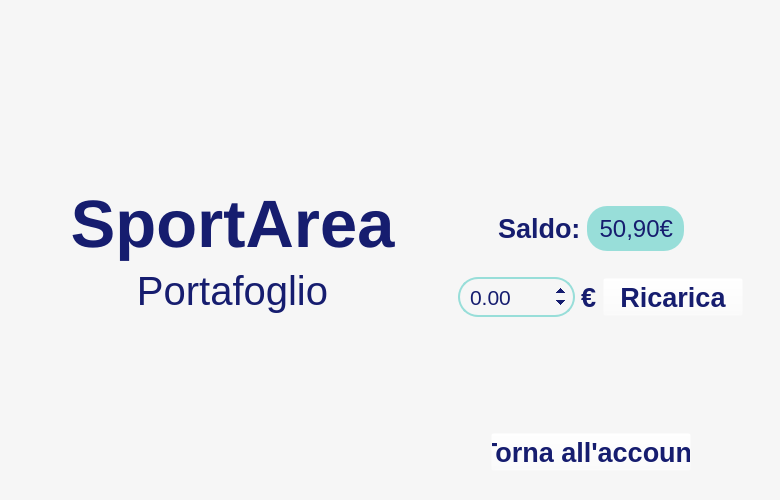
<?xml version="1.0" encoding="UTF-8"?>
<ui version="4.0">
 <class>MainWindow</class>
 <widget class="QMainWindow" name="MainWindow">
  <property name="geometry">
   <rect>
    <x>0</x>
    <y>0</y>
    <width>780</width>
    <height>500</height>
   </rect>
  </property>
  <property name="sizePolicy">
   <sizepolicy hsizetype="Preferred" vsizetype="Preferred">
    <horstretch>2</horstretch>
    <verstretch>0</verstretch>
   </sizepolicy>
  </property>
  <property name="font">
   <font>
    <family>Arial</family>
    <pointsize>16</pointsize>
   </font>
  </property>
  <property name="windowTitle">
   <string>Cliente</string>
  </property>
  <widget class="QWidget" name="centralwidget">
   <property name="minimumSize">
    <size>
     <width>780</width>
     <height>500</height>
    </size>
   </property>
   <layout class="QGridLayout" name="gridLayout">
    <property name="leftMargin">
     <number>0</number>
    </property>
    <property name="topMargin">
     <number>0</number>
    </property>
    <property name="rightMargin">
     <number>0</number>
    </property>
    <property name="bottomMargin">
     <number>0</number>
    </property>
    <item row="0" column="0">
     <widget class="QWidget" name="widget_2" native="true">
      <property name="minimumSize">
       <size>
        <width>780</width>
        <height>500</height>
       </size>
      </property>
      <property name="styleSheet">
       <string notr="true">background-color: rgb(246, 246, 246);</string>
      </property>
      <layout class="QHBoxLayout" name="horizontalLayout_5">
       <property name="leftMargin">
        <number>0</number>
       </property>
       <property name="topMargin">
        <number>0</number>
       </property>
       <property name="rightMargin">
        <number>0</number>
       </property>
       <property name="bottomMargin">
        <number>0</number>
       </property>
       <item>
        <spacer name="horizontalSpacer_5">
         <property name="orientation">
          <enum>Qt::Horizontal</enum>
         </property>
         <property name="sizeType">
          <enum>QSizePolicy::MinimumExpanding</enum>
         </property>
         <property name="sizeHint" stdset="0">
          <size>
           <width>70</width>
           <height>20</height>
          </size>
         </property>
        </spacer>
       </item>
       <item>
        <layout class="QVBoxLayout" name="verticalLayout_4">
         <item>
          <spacer name="verticalSpacer_4">
           <property name="orientation">
            <enum>Qt::Vertical</enum>
           </property>
           <property name="sizeType">
            <enum>QSizePolicy::Expanding</enum>
           </property>
           <property name="sizeHint" stdset="0">
            <size>
             <width>20</width>
             <height>40</height>
            </size>
           </property>
          </spacer>
         </item>
         <item>
          <widget class="QLabel" name="label_3">
           <property name="font">
            <font>
             <family>Arial</family>
             <pointsize>50</pointsize>
             <weight>75</weight>
             <bold>true</bold>
            </font>
           </property>
           <property name="styleSheet">
            <string notr="true">
color:rgb(22, 29, 111);</string>
           </property>
           <property name="text">
            <string>SportArea</string>
           </property>
           <property name="alignment">
            <set>Qt::AlignBottom|Qt::AlignHCenter</set>
           </property>
          </widget>
         </item>
         <item>
          <widget class="QLabel" name="label_4">
           <property name="font">
            <font>
             <family>Arial</family>
             <pointsize>30</pointsize>
            </font>
           </property>
           <property name="styleSheet">
            <string notr="true">
color:rgb(22, 29, 111);</string>
           </property>
           <property name="text">
            <string>Portafoglio</string>
           </property>
           <property name="alignment">
            <set>Qt::AlignHCenter|Qt::AlignTop</set>
           </property>
          </widget>
         </item>
         <item>
          <spacer name="verticalSpacer_5">
           <property name="orientation">
            <enum>Qt::Vertical</enum>
           </property>
           <property name="sizeHint" stdset="0">
            <size>
             <width>20</width>
             <height>40</height>
            </size>
           </property>
          </spacer>
         </item>
        </layout>
       </item>
       <item>
        <spacer name="horizontalSpacer_10">
         <property name="orientation">
          <enum>Qt::Horizontal</enum>
         </property>
         <property name="sizeType">
          <enum>QSizePolicy::Expanding</enum>
         </property>
         <property name="sizeHint" stdset="0">
          <size>
           <width>104</width>
           <height>20</height>
          </size>
         </property>
        </spacer>
       </item>
       <item>
        <layout class="QVBoxLayout" name="verticalLayout_3">
         <item>
          <spacer name="verticalSpacer">
           <property name="orientation">
            <enum>Qt::Vertical</enum>
           </property>
           <property name="sizeType">
            <enum>QSizePolicy::MinimumExpanding</enum>
           </property>
           <property name="sizeHint" stdset="0">
            <size>
             <width>28</width>
             <height>50</height>
            </size>
           </property>
          </spacer>
         </item>
         <item>
          <widget class="QWidget" name="widget_4" native="true">
           <layout class="QVBoxLayout" name="verticalLayout">
            <item>
             <layout class="QHBoxLayout" name="horizontalLayout_4">
              <item>
               <spacer name="horizontalSpacer_4">
                <property name="orientation">
                 <enum>Qt::Horizontal</enum>
                </property>
                <property name="sizeHint" stdset="0">
                 <size>
                  <width>40</width>
                  <height>20</height>
                 </size>
                </property>
               </spacer>
              </item>
              <item>
               <widget class="QLabel" name="label">
                <property name="font">
                 <font>
                  <family>Arial</family>
                  <pointsize>20</pointsize>
                  <weight>75</weight>
                  <bold>true</bold>
                 </font>
                </property>
                <property name="styleSheet">
                 <string notr="true">color:rgb(22, 29, 111);</string>
                </property>
                <property name="text">
                 <string>Saldo:</string>
                </property>
               </widget>
              </item>
              <item>
               <widget class="QLabel" name="label_saldo">
                <property name="minimumSize">
                 <size>
                  <width>0</width>
                  <height>45</height>
                 </size>
                </property>
                <property name="font">
                 <font>
                  <family>Arial</family>
                  <pointsize>18</pointsize>
                 </font>
                </property>
                <property name="styleSheet">
                 <string notr="true">color:rgb(22, 29, 111);
background-color:rgb(152, 222, 217);
border-radius:20px;
padding:5px;</string>
                </property>
                <property name="text">
                 <string>50,90€</string>
                </property>
                <property name="alignment">
                 <set>Qt::AlignRight|Qt::AlignTrailing|Qt::AlignVCenter</set>
                </property>
               </widget>
              </item>
              <item>
               <spacer name="horizontalSpacer_7">
                <property name="orientation">
                 <enum>Qt::Horizontal</enum>
                </property>
                <property name="sizeHint" stdset="0">
                 <size>
                  <width>40</width>
                  <height>20</height>
                 </size>
                </property>
               </spacer>
              </item>
             </layout>
            </item>
            <item>
             <spacer name="verticalSpacer_6">
              <property name="orientation">
               <enum>Qt::Vertical</enum>
              </property>
              <property name="sizeType">
               <enum>QSizePolicy::Minimum</enum>
              </property>
              <property name="sizeHint" stdset="0">
               <size>
                <width>20</width>
                <height>20</height>
               </size>
              </property>
             </spacer>
            </item>
            <item>
             <layout class="QHBoxLayout" name="horizontalLayout_2">
              <item>
               <spacer name="horizontalSpacer_8">
                <property name="orientation">
                 <enum>Qt::Horizontal</enum>
                </property>
                <property name="sizeType">
                 <enum>QSizePolicy::Fixed</enum>
                </property>
                <property name="sizeHint" stdset="0">
                 <size>
                  <width>20</width>
                  <height>20</height>
                 </size>
                </property>
               </spacer>
              </item>
              <item>
               <widget class="QDoubleSpinBox" name="doubleSpinBox_ricarica">
                <property name="font">
                 <font>
                  <family>Arial</family>
                  <pointsize>16</pointsize>
                 </font>
                </property>
                <property name="styleSheet">
                 <string notr="true">QDoubleSpinBox
{
border:2px solid rgb(152, 222, 217);
color:rgb(22, 29, 111);
background-color:rgba(255, 255, 255, 0);
padding:8px;
border-radius: 20px;
height:20px;
}
QDoubleSpinBox:up-button
{
width: 15px; 
height: 15px;
padding:5px;
}
QDoubleSpinBox:down-button
{
width: 15px; 
height: 15px;
padding:5px;
}

</string>
                </property>
                <property name="maximum">
                 <double>999.000000000000000</double>
                </property>
               </widget>
              </item>
              <item>
               <widget class="QLabel" name="label_5">
                <property name="font">
                 <font>
                  <family>Arial</family>
                  <pointsize>20</pointsize>
                  <weight>75</weight>
                  <bold>true</bold>
                 </font>
                </property>
                <property name="styleSheet">
                 <string notr="true">color:rgb(22, 29, 111);</string>
                </property>
                <property name="text">
                 <string>€</string>
                </property>
               </widget>
              </item>
              <item>
               <spacer name="horizontalSpacer_3">
                <property name="orientation">
                 <enum>Qt::Horizontal</enum>
                </property>
                <property name="sizeHint" stdset="0">
                 <size>
                  <width>18</width>
                  <height>20</height>
                 </size>
                </property>
               </spacer>
              </item>
              <item>
               <widget class="QPushButton" name="pushButton_ricarica">
                <property name="minimumSize">
                 <size>
                  <width>140</width>
                  <height>0</height>
                 </size>
                </property>
                <property name="font">
                 <font>
                  <family>Arial</family>
                  <pointsize>20</pointsize>
                  <weight>75</weight>
                  <bold>true</bold>
                 </font>
                </property>
                <property name="styleSheet">
                 <string notr="true">QPushButton
{

background-color: rgba(255, 255, 255, 0);
color:rgb(22, 29, 111);
height:30px;
width:55px;
}
QPushButton:hover
{
text-decoration: underline solid;
background-color: rgba(255, 255, 255, 0);
color: rgb(152, 222, 217);
height:30px;
width:55px;
}
QPushButton:pressed
{

color:rgb(22, 29, 111);
height:30px;
width:55px;
}

</string>
                </property>
                <property name="text">
                 <string>Ricarica</string>
                </property>
                <property name="icon">
                 <iconset>
                  <normaloff>icons/coin.png</normaloff>icons/coin.png</iconset>
                </property>
                <property name="iconSize">
                 <size>
                  <width>20</width>
                  <height>20</height>
                 </size>
                </property>
               </widget>
              </item>
             </layout>
            </item>
            <item>
             <spacer name="verticalSpacer_3">
              <property name="orientation">
               <enum>Qt::Vertical</enum>
              </property>
              <property name="sizeType">
               <enum>QSizePolicy::MinimumExpanding</enum>
              </property>
              <property name="sizeHint" stdset="0">
               <size>
                <width>20</width>
                <height>110</height>
               </size>
              </property>
             </spacer>
            </item>
            <item>
             <layout class="QHBoxLayout" name="horizontalLayout">
              <item>
               <spacer name="horizontalSpacer">
                <property name="orientation">
                 <enum>Qt::Horizontal</enum>
                </property>
                <property name="sizeType">
                 <enum>QSizePolicy::MinimumExpanding</enum>
                </property>
                <property name="sizeHint" stdset="0">
                 <size>
                  <width>40</width>
                  <height>20</height>
                 </size>
                </property>
               </spacer>
              </item>
              <item>
               <widget class="QPushButton" name="pushButton_back">
                <property name="minimumSize">
                 <size>
                  <width>200</width>
                  <height>0</height>
                 </size>
                </property>
                <property name="maximumSize">
                 <size>
                  <width>100</width>
                  <height>16777215</height>
                 </size>
                </property>
                <property name="font">
                 <font>
                  <family>Arial</family>
                  <pointsize>20</pointsize>
                  <weight>75</weight>
                  <bold>true</bold>
                 </font>
                </property>
                <property name="styleSheet">
                 <string notr="true">QPushButton
{

background-color: rgba(255, 255, 255, 0);
color:rgb(22, 29, 111);
height:30px;
width:55px;
}
QPushButton:hover
{
text-decoration: underline solid;
background-color: rgba(255, 255, 255, 0);
color: rgb(152, 222, 217);
height:30px;
width:55px;
}
QPushButton:pressed
{

color:rgb(22, 29, 111);
height:30px;
width:55px;
}

</string>
                </property>
                <property name="text">
                 <string>Torna all'account</string>
                </property>
                <property name="icon">
                 <iconset>
                  <normaloff>icons/reply.png</normaloff>icons/reply.png</iconset>
                </property>
                <property name="iconSize">
                 <size>
                  <width>20</width>
                  <height>20</height>
                 </size>
                </property>
               </widget>
              </item>
              <item>
               <spacer name="horizontalSpacer_2">
                <property name="orientation">
                 <enum>Qt::Horizontal</enum>
                </property>
                <property name="sizeHint" stdset="0">
                 <size>
                  <width>40</width>
                  <height>20</height>
                 </size>
                </property>
               </spacer>
              </item>
             </layout>
            </item>
           </layout>
          </widget>
         </item>
         <item>
          <spacer name="verticalSpacer_2">
           <property name="orientation">
            <enum>Qt::Vertical</enum>
           </property>
           <property name="sizeType">
            <enum>QSizePolicy::Minimum</enum>
           </property>
           <property name="sizeHint" stdset="0">
            <size>
             <width>20</width>
             <height>20</height>
            </size>
           </property>
          </spacer>
         </item>
        </layout>
       </item>
       <item>
        <spacer name="horizontalSpacer_6">
         <property name="orientation">
          <enum>Qt::Horizontal</enum>
         </property>
         <property name="sizeType">
          <enum>QSizePolicy::Expanding</enum>
         </property>
         <property name="sizeHint" stdset="0">
          <size>
           <width>104</width>
           <height>20</height>
          </size>
         </property>
        </spacer>
       </item>
      </layout>
     </widget>
    </item>
   </layout>
  </widget>
 </widget>
 <resources>
  <include location="test.qrc"/>
 </resources>
 <connections/>
</ui>
